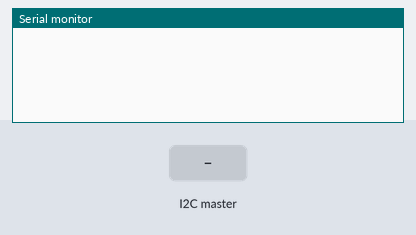
Recording of a sketch running on a simulated Arduino Uno, built with avr-gcc and run on an emulated ATmega328P. Shown: the last lines printed to the serial monitor. The test bench sets the inputs (shaded band).

Above: at 1.2 s.
1.3 s: the I2C master sends the byte 1
At 2.2 s:
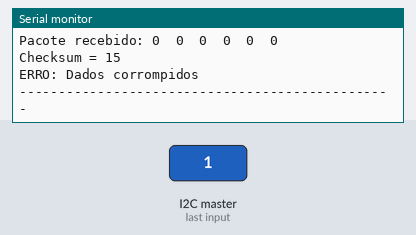
2.8 s: the I2C master sends the byte 0
At 2.87 s:
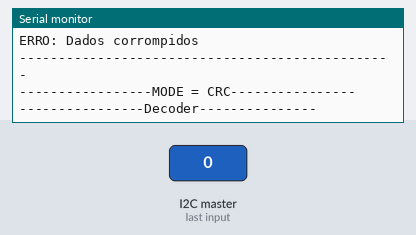

Measured:
- after the input at 1.3 s, the serial monitor: prints a new line at once (image 1)
- after the input at 2.8 s, the serial monitor: prints a new line at once (image 2)

The sketch:

i2c_slave.ino
```cpp
// Include the Wire library for I2C
#include <Wire.h>
#include "CRC.h"
#include "Checksum.h"

String package;
String g_x;
bool gerador = false;
CRC c;
int times = 0;
String mode = "CRC";
int pack[6];
int pos = 0;
Checksum cs(4);

void setup() {
  // Join I2C bus as slave with address 8
  Wire.begin(0x8);

  // Call receiveEvent when data received
  Wire.onReceive(receiveEvent);

  Serial.begin(9600);
}

// Function that executes whenever data is received from master
void receiveEvent(int howMany)
{
  while(Wire.available()) // loop through all but the last
  {
    int c = Wire.read(); // receive byte as a character

    if(times == 0) // primeiro caracter é o offset, 0 pra CRC e 1 pra Checksum
    {
      times = 1;
      if(c == 0) mode = "CRC";
      else if(c == 1) mode = "CHECKSUM";
    }
    else
    {
      if(mode == "CRC")
      {
        // tem que ser nessa ordem, pq quando for 9, só descarta o valor e pega a partir do próximo
        if(gerador) g_x += String(c);
        else if(c == 9) gerador = true;
        else package += String(c);
      }
      else if(mode == "CHECKSUM")
      {
        pack[pos] = c;
        pos += 1;
      }
    }
  }
  Serial.println("-----------------MODE = " + mode + "----------------");

  if(mode == "CRC") c.decoder(package,g_x);
  else if(mode == "CHECKSUM") cs.receptor(pack);
  package = "";
  g_x = "";
  times = 0;
  pos = 0;
  gerador = false;
  c.clean();
  cs.clean();

  Serial.println("------------------------------------------------");
}

void loop() {
  delay(100);
}
```

CRC.h
```cpp
#ifndef CRC_H
#define CRC_H

#include <Arduino.h>

class CRC
{
private:
    String _codeword; // saída
    String _g; // gerador g(x)
    int _n; // n = k + r
    int _k; // bits de entrada
    int _r;
public:
    CRC() : _codeword(""), _g(""), _n(0), _k(0), _r(0) {}
    ~CRC() {}
    void decoder(String codeword, String g_x)
    {
      Serial.println("----------------Decoder---------------");
      Serial.println("Codeword recebida: " + codeword);
      Serial.println("Gerador: " + g_x);

      _codeword = codeword;
      _g = g_x;
      _r = _g.length() - 1;
      _n = _codeword.length();
      _k = _n - _r;

      String resto = divisao(_codeword, _g);
      bool error = false;

      for(int i = 0; i < (_k - 1); i++)
      {
          if(resto[i] == '1'){ error = true; }
      }

      if(error) Serial.println("d(x) descartada");
      else Serial.println("d(x) aceita");
    }
    String divisao(String a, String b)
    {
      String dividendo = "";
      String divisor = "";
      String quociente = "";
      String resto = "";
      String next = "";
      int i = 0;

      int b_length = b.length();
      for(int k = 0; k < b_length; k++) dividendo += a[k];

      while(i < _n)
      {
          if(dividendo[0] == '1') divisor = _g;
          else if(dividendo[0] == '0')
          {
              divisor = "";
              for(int l = 0; l < b_length; l++) divisor += '0';
          }

          for(int j = 1; j < b_length; j++) next += XOR(dividendo[j],divisor[j]);

          if(i == 0) i += b_length;
          else i++;

          if(i < _n) next += a[i];

          dividendo = next;
          next = "";
      }

      resto = dividendo;

      return resto;
    }
    char XOR(char a, char b)
    {
      if(a == b) return '0';
      else return '1';
    }
    /*
     * Limpa todos os atributos
     */
    void clean()
    {
      _codeword = "";
      _g = "";
      _n = 0;
      _k = 0;
      _r = 0;
    }
};

#endif
```

Checksum.h
```cpp
#ifndef CHECKSUM_H
#define CHECKSUM_H

#include <Arduino.h>

class Checksum
{
public:
    Checksum(int s) : _sum(0), _size(s), _checksum(0) {}
    ~Checksum() {}
    void receptor(int package[])
    {
        Serial.println("------------Receptor--------------");
        Serial.print("Pacote recebido: "); for(int i = 0; i < 6; i++) Serial.print(String(package[i]) + "\t"); Serial.println();
        calculate_sum(package);
        String word = toBinary(_sum);
        //Serial.print("WORD = "); Serial.println(word);
        String s = checksum_sum(word);
        while(s.length() > _size) s = checksum_sum(s);
        //Serial.print("Soma = "); Serial.println(s);
        if(s.length() < 4) s = adjust(s);
        //Serial.print("NOVA SOMA = "); Serial.println(s);
        _checksum = binaryStringToint(complemento(s));
        Serial.print("Checksum = "); Serial.println(_checksum);
        if(_checksum != 0) Serial.println("ERRO: Dados corrompidos");
    }
    /*
     * Faz o cálculo da soma no checksum
     *  Ex.: 11011 -> 1011
     *                +  1
     */
    String checksum_sum(String word)
    {
      int word_length = word.length();
      int n = word_length - _size; // numeros da frente que tem que retirar
      String sup = "";
      String inf = "";
      for(int i = n; i < word_length; i++) sup += word[i]; // numeros que vao somar com os retirados
      if(n > 0) for(int i = 0; i < n; i++) inf += word[i]; // retirados
      else inf = "0"; // se palavra for menor ou igual ao tamanho da palavra inf é 0
      //Serial.print("sup = "); Serial.println(sup);
      //Serial.print("inf = "); Serial.println(inf);
      String s = soma(binaryStringToint(sup),binaryStringToint(inf));
      return s;
    }
    /*
     * Palavras de 4 bits, completa o binário até 4 bits
     */
    String adjust(String s)
    {
      int i = s.length();
      String new_s = "";
      while(i != 4)
      {
        new_s += '0';
        i++;
      }
      return new_s + s;
    }
    /*
     * Inverte uma string de trás pra frente
     */
    String reverse(String s)
    {
      String r = s;
      for(int i = 0; i < s.length(); i++) r[i] = s[s.length() - 1 - i];
      return r;
    }
    /*
     * Converte string de binário pra int
     * (https://stackoverflow.com/questions/2343099/convert-binary-format-string-to-int-in-c)
     */
    int binaryStringToint(String s)
    {
      char* start = &s[0];
      int total = 0;
      while (*start)
      {
       total *= 2;
       if (*start++ == '1') total += 1;
      }
      return total;
    }
    String soma(int a, int b) { return toBinary(a + b); }
    String complemento(String s)
    {
        String ret = "";
        int t = s.length();
        for(int i = 0; i < t; i++)
        {
            if(s[i] == '0') ret += '1';
            else if(s[i] == '1') ret += '0';
        }
        return ret;
    }
    String toBinary(int n)
    {
        String r;
        while(n != 0) { r = (n % 2 == 0 ? "0" : "1") + r; n /= 2; }
        return r;
    }
    int toDecimal(int n)
    {
        int decimalNumber = 0, i = 0, remainder;
        while (n!=0)
        {
            remainder = n%10;
            n /= 10;
            decimalNumber += remainder*pow(2,i);
            ++i;
        }
        return decimalNumber;
    }
    void calculate_sum(int g[]) { for(int i = 0; i < 6; i++) _sum += g[i]; }
    /*
     * Limpa todos os atributos
     */
    void clean()
    {
      _sum = 0;
      _checksum = 0;
    }

private:
    int _sum;
    int _size; // tamanho da palavra
    int _checksum;
};

#endif
```
